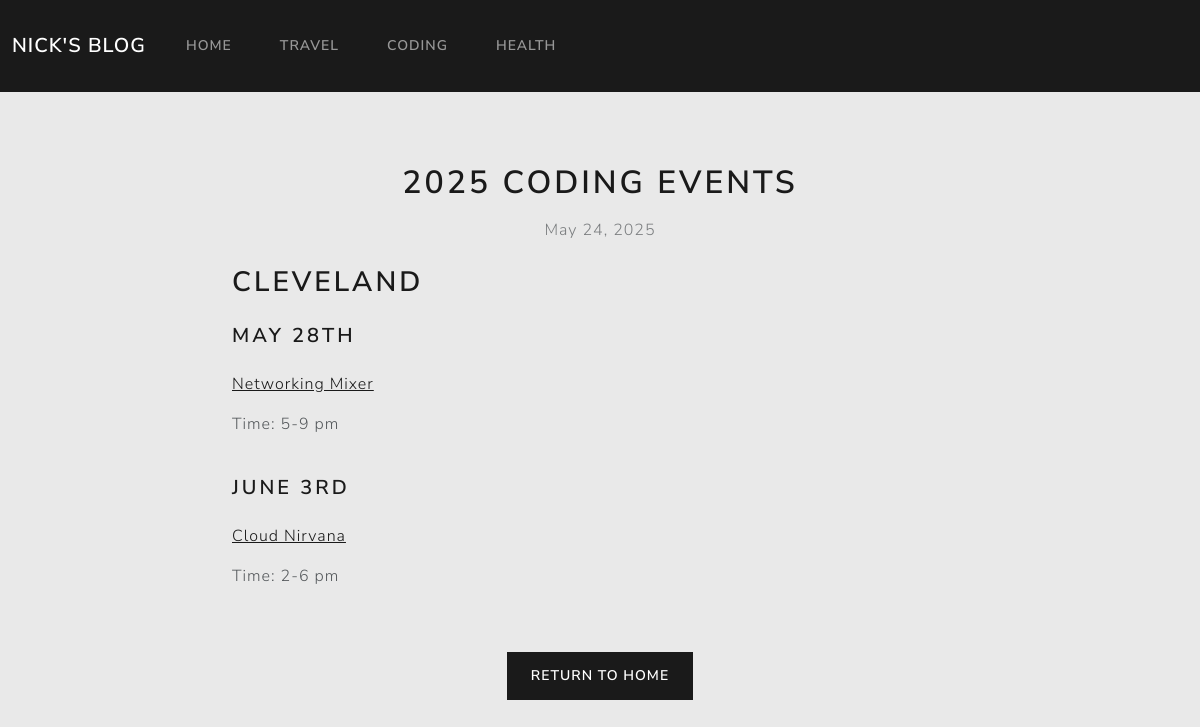
Page /post/5/ on the earlier database version.
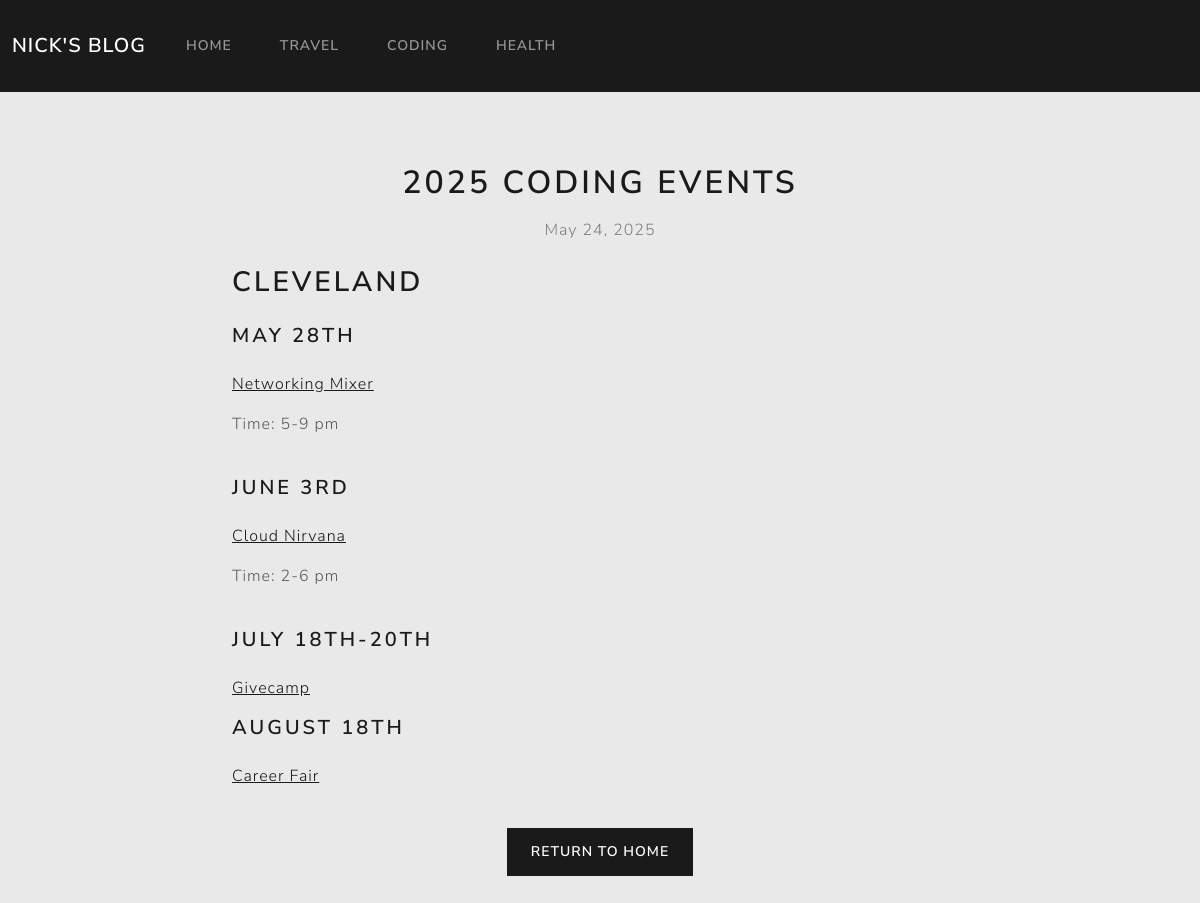
Same page on the later database version.
### blogapp/models.py (models this page shows, shortened)
class Post(models.Model):
    TYPE_CATEGORIES = (('coding','Coding'), ('health', 'Health'), ('travel', 'Travel'))
    user = models.ForeignKey(User, on_delete=models.CASCADE)
    title = models.CharField(max_length=200)
    category = models.CharField(max_length=10, choices=TYPE_CATEGORIES, null=True)
    feature_content = models.TextField(max_length=2000)
    feature_image_url = models.URLField(blank=True, null=True)
    published_date = models.DateField(default=now, null=True, blank=True)
    likes = models.IntegerField(default=0)
    comment_count = models.IntegerField(default=0)

class Content(models.Model):
    TYPE_CHOICES = (('header', 'Header'), ('subheader', 'Subheader'), ('text', 'Text'), ('link', 'Link'), ('image', 'Image'))
    post = models.ForeignKey(Post, related_name='contents', on_delete=models.CASCADE)
    content_type = models.CharField(max_length=10, choices=TYPE_CHOICES)
    header = models.TextField(blank=True, null=True)
    subheader = models.TextField(blank=True, null=True)
    text = models.TextField(blank=True, null=True)
    link_url = models.TextField(blank=True, null=True)
    link_text = models.TextField(blank=True, null=True)
    image = models.ForeignKey(Image, blank=True, null=True, on_delete=models.SET_NULL)
    order = models.PositiveIntegerField(default=0)
    class Meta:
        ordering = ['order'] # orders by order field by default

### blogapp/views.py (the view)
# urls.py: path("post/<int:post_id>/", views.post, name="post_content")
def post(request, post_id):
    post = get_object_or_404(Post, pk=post_id)
    context = {"post": post}
    return render(request, "blogapp/post.html", context)

### nickblog/context_processors.py (called while the page is built)
def debug_mode(request):
    from django.conf import settings
    return {'debug': settings.DEBUG}

### blogapp/templates/blogapp/post.html (shortened to what this page needs)
{% extends 'base.html' %}
{% block content %}
<div class="container py-4">
  <div class="row">
    <div class="col-lg-10 col-xl-8 mx-auto">
      <h1 class="text-center mt-5 mb-3">{{post.title}}</h1>
      <p class="text-center text-muted mb-4">{{post.published_date}}</p>
      <div class="row">
        {% for content in post.contents.all %}
        {% if content.content_type == 'header' %}
        <div class="col-12 mb-3">
          <h2>{{ content.header }}</h2>
        </div>
        {% elif content.content_type == 'subheader' %}
        <div class="col-12 mb-3">
          <h4>{{ content.subheader }}</h4>
        </div>
        {% elif content.content_type == 'text'%}
        <div class="col-12 mb-4">
          <p>{{ content.text }}</p>
        </div>
        {% elif content.content_type == 'link' %}
        <div class="col-12 mb-3">
          <a target="_blank" href="{{content.link_url}}"
            >{{ content.link_text }}</a
          >
        </div>
        {% endif %}
        {% endfor %}
      </div>
      <div class="text-center mt-4 mb-3">
        <a href="{% url 'home'%}" class="btn btn-primary">Return to Home</a>
      </div>
    </div>
  </div>
</div>
{% endblock %}

### blogapp/templates/base.html (shortened to what this page needs)
<!DOCTYPE html>
<html lang="en">
  <link
    href="https://bootswatch.com/5/lux/bootstrap.min.css"
    rel="stylesheet"
  />
  {% load static %}
  <link href="{% static 'css/custom.css' %}" rel="stylesheet" />
  <head>
  </head>
  <body>
    <header>
      <nav class="navbar navbar-expand-lg bg-primary" data-bs-theme="dark">
        <div class="container-fluid">
          <a class="navbar-brand" href="/">Nick's Blog</a>
          <div class="collapse navbar-collapse" id="navbarColor01">
            <ul class="navbar-nav me-auto">
              <li class="nav-item">
                <a class="nav-link" href="{% url 'home' %}">Home </a>
              </li>
              <li class="nav-item">
                <a
                  class="nav-link"
                  href="{% url 'categoryPosts' category='travel' %}"
                  >Travel</a
                >
              </li>
              <li class="nav-item">
                <a
                  class="nav-link"
                  href="{% url 'categoryPosts' category='coding' %}"
                  >Coding</a
                >
              </li>
              <li class="nav-item">
                <a
                  class="nav-link"
                  href="{% url 'categoryPosts' category='health' %}"
                  >Health</a
                >
              </li>
            </ul>
          </div>
        </div>
      </nav>
    </header>
    <main>{% block content %} {% endblock %}</main>
  </body>
</html>

### blogapp/static/css/custom.css (style rules this page uses)
:root { --bs-body-bg: #e9e9e9; }
.navbar.bg-primary { background: rgba(0, 0, 0, 0.897); }

Differences in the rows shown:
added Content: subheader "JULY 18TH-20TH"
added Content: link_text "Givecamp"
added Content: subheader "AUGUST 18TH"
added Content: link_text "Career Fair"
